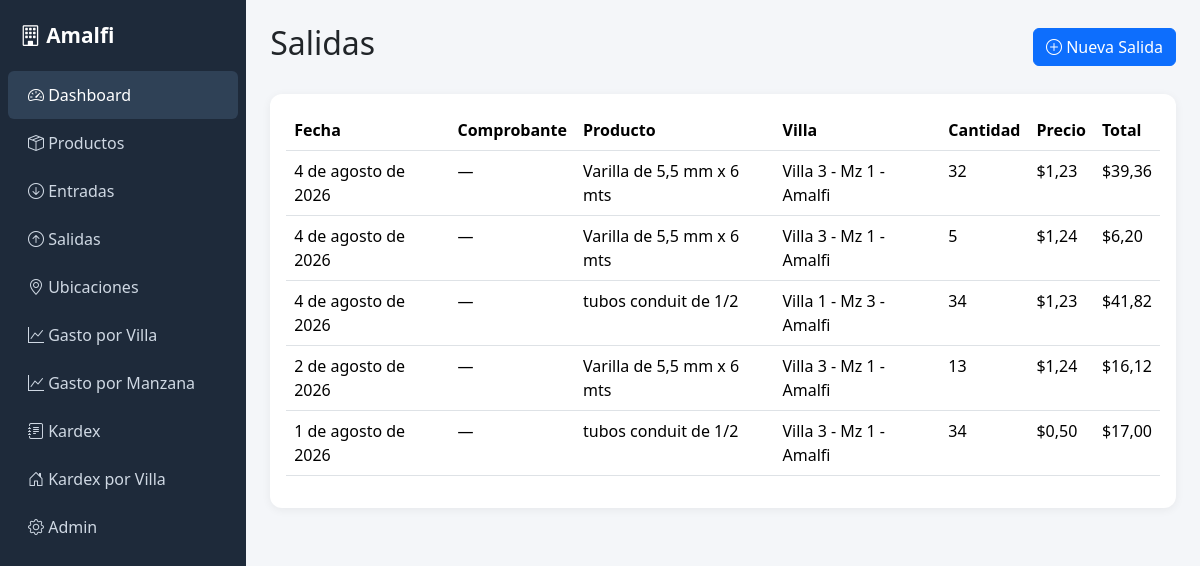
Page /salidas/ (signed in) on the committed database.
### movimientos/models.py (models this page shows, shortened)
class Salida(models.Model):
    fecha = models.DateField()
    no_comprobante = models.CharField(max_length=50, blank=True, null=True)
    producto = models.ForeignKey(Producto, on_delete=models.PROTECT, related_name='salidas')
    cantidad = models.PositiveIntegerField()
    villa = models.ForeignKey(Villa, on_delete=models.PROTECT, related_name='salidas')
    precio = models.DecimalField(max_digits=10, decimal_places=2)
    usuario = models.ForeignKey(User, on_delete=models.SET_NULL, null=True, blank=True)
    @property
    def total_gastado(self):
        return self.cantidad * self.precio
    class Meta:
        ordering = ['-fecha']

### catalogo/models.py (models this page shows, shortened)
class Producto(models.Model):
    UNIDAD_CHOICES = [
        ('Unidad', 'Unidad'),
        ('Saco', 'Saco'),
        ('m3', 'Metro cúbico'),
        ('m2', 'Metro cuadrado'),
        ('m', 'Metro'),
        ('kg', 'Kilogramo'),
    ]
    codigo = models.CharField(max_length=20, unique=True)
    descripcion = models.CharField(max_length=255)
    unidad = models.CharField(max_length=20, choices=UNIDAD_CHOICES, default='Unidad')
    categoria = models.ForeignKey(Categoria, on_delete=models.PROTECT, related_name='productos')
    precio_compra = models.DecimalField(max_digits=10, decimal_places=2)
    precio_venta = models.DecimalField(max_digits=10, decimal_places=2, null=True, blank=True)

### ubicaciones/models.py (models this page shows)
class Villa(models.Model):
    numero = models.CharField(max_length=10)
    manzana = models.ForeignKey(Manzana, on_delete=models.CASCADE, related_name='villas')
    def __str__(self):
        return f"Villa {self.numero} - {self.manzana}"
    class Meta:
        unique_together = ('numero', 'manzana')

class Manzana(models.Model):
    numero = models.CharField(max_length=10)
    urbanizacion = models.ForeignKey(Urbanizacion, on_delete=models.CASCADE, related_name='manzanas')
    def __str__(self):
        return f"Mz {self.numero} - {self.urbanizacion}"
    class Meta:
        unique_together = ('numero', 'urbanizacion')

class Urbanizacion(models.Model):
    nombre = models.CharField(max_length=100, unique=True)
    def __str__(self):
        return self.nombre

### movimientos/views.py (the view)
# urls.py: path('salidas/', views.lista_salidas, name='lista_salidas'),
@login_required
def lista_salidas(request):
    salidas = Salida.objects.select_related('producto', 'villa').all()
    return render(request, 'movimientos/lista_salidas.html', {'salidas': salidas})

### templates/movimientos/lista_salidas.html (shortened to what this page needs)
{% extends 'base.html' %}
{% block content %}
<div class="d-flex justify-content-between align-items-center mb-4">
    <h2>Salidas</h2>
    <a href="{% url 'movimientos:crear_salida' %}" class="btn btn-primary">
        <i class="bi bi-plus-circle"></i> Nueva Salida
    </a>
</div>
<div class="card card-stat p-3">
    <table class="table table-hover">
        <thead>
        <tr>
            <th>Fecha</th><th>Comprobante</th><th>Producto</th><th>Villa</th><th>Cantidad</th><th>Precio</th><th>Total</th>
        </tr>
        </thead>
        <tbody>
        {% for s in salidas %}
            <tr>
                <td>{{ s.fecha }}</td>
                <td>{{ s.no_comprobante|default:"—" }}</td>
                <td>{{ s.producto.descripcion }}</td>
                <td>{{ s.villa }}</td>
                <td>{{ s.cantidad }}</td>
                <td>${{ s.precio }}</td>
                <td>${{ s.total_gastado|floatformat:2 }}</td>
            </tr>
        {% empty %}
            <tr><td colspan="7" class="text-muted">No hay salidas registradas</td></tr>
        {% endfor %}
        </tbody>
    </table>
</div>
{% endblock %}

### templates/base.html (style rules this page uses)
body { background-color: #f4f6f9; }
.card-stat { border: none; border-radius: 12px; box-shadow: 0 2px 10px rgba(0,0,0,0.06); }

### rows in the picture
Salida: fecha "4 de agosto de 2026", no_comprobante "—", producto.descripcion "Varilla de 5,5 mm x 6 mts", villa "Villa 3 - Mz 1 - Amalfi", cantidad "32", precio "1,23", total_gastado "39,36"
Salida: fecha "4 de agosto de 2026", no_comprobante "—", producto.descripcion "Varilla de 5,5 mm x 6 mts", villa "Villa 3 - Mz 1 - Amalfi", cantidad "5", precio "1,24", total_gastado "6,20"
Salida: fecha "4 de agosto de 2026", no_comprobante "—", producto.descripcion "tubos conduit de 1/2", villa "Villa 1 - Mz 3 - Amalfi", cantidad "34", precio "1,23", total_gastado "41,82"
Salida: fecha "2 de agosto de 2026", no_comprobante "—", producto.descripcion "Varilla de 5,5 mm x 6 mts", villa "Villa 3 - Mz 1 - Amalfi", cantidad "13", precio "1,24", total_gastado "16,12"
Salida: fecha "1 de agosto de 2026", no_comprobante "—", producto.descripcion "tubos conduit de 1/2", villa "Villa 3 - Mz 1 - Amalfi", cantidad "34", precio "0,50", total_gastado "17,00"
